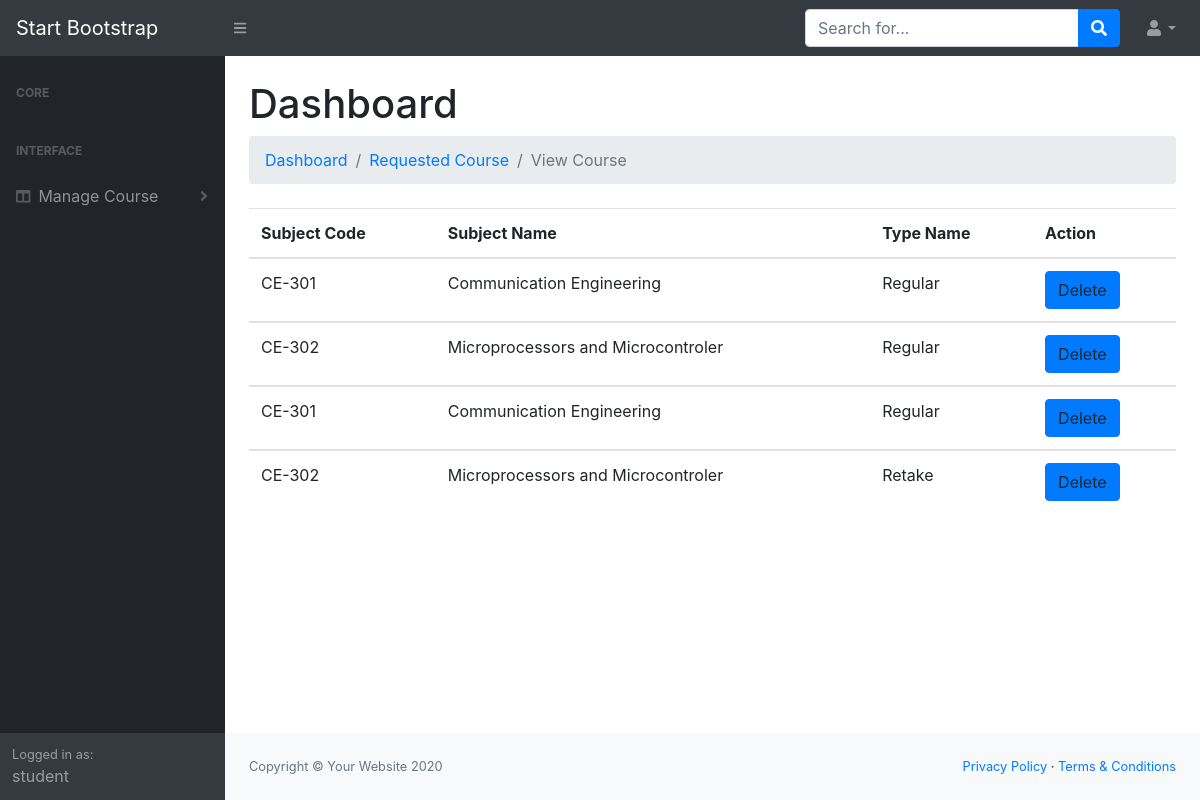
The app's page /viewCourse.php (signed in) with its own data.
### tables this page shows
CREATE TABLE `student` (
  `id` int(11) NOT NULL,
  `name` varchar(255) NOT NULL,
  `email` varchar(255) NOT NULL,
  `student_id` int(11) NOT NULL,
  `password` varchar(255) NOT NULL,
  `role` varchar(255) NOT NULL
);

CREATE TABLE `requested` (
  `id` int(11) NOT NULL,
  `session_id` int(11) NOT NULL,
  `student_id` int(11) NOT NULL,
  `subject_id` int(11) NOT NULL,
  `type` int(11) NOT NULL
);

CREATE TABLE `subject` (
  `id` int(11) NOT NULL,
  `sub_code` varchar(255) NOT NULL,
  `sub_name` varchar(255) NOT NULL,
  `section_id` int(11) NOT NULL
);

CREATE TABLE `type` (
  `id` int(11) NOT NULL,
  `type_name` varchar(255) NOT NULL
);

### viewCourse.php (the view, shortened to what this page needs)
<?php
      include 'connection.php';
?>
<?php include'student_header.php';
       $id=$_SESSION['id'];
?>
    <div id="layoutSidenav_content">
        <main>
            <div class="container-fluid">
                <h1 class="mt-4">Dashboard</h1>
                <ol class="breadcrumb mb-4">
                    <li class="breadcrumb-item"><a href="dashboard_student.php">Dashboard</a></li>
                    <li class="breadcrumb-item "><a href="requestCourse.php">Requested Course</a></li>
                    <li class="breadcrumb-item active"><a>View Course</a></li>
                </ol>
                <div class="row">
                    <div class="col-md-12">
                         <table class="table">
                            <thead>
                               <th>Subject Code</th>
                               <th>Subject Name</th>
                               <th>Type Name</th>
                               <th>Action</th>
                            </thead>
                            <tbody>
                                 <?php
                    $str="SELECT * FROM requested where student_id=$id";
                    $results = mysqli_query($con,$str);
                    while($row = mysqli_fetch_array($results)){
                        $subject_id=$row['subject_id'];
                        $type=$row['type'];
                        $subject="SELECT * FROM subject where id=$subject_id";
                         $results1 = mysqli_query($con,$subject);
                            $row1 = mysqli_fetch_array($results1);
                            $type="SELECT * FROM type where id=$type";
                            $results2 = mysqli_query($con,$type);
                            $row2 = mysqli_fetch_array($results2);
                        ?>
                        <tr>
                            <td><label><?php echo $row1['sub_code']?></label></td>
                        <td><label><?php echo $row1['sub_name']?></label></td>
                       <td><label><?php echo $row2['type_name']?></label></td>
                        <td><a class="btn btn-primary" data-toggle="modal" data-target="#myModal<?php echo $row['id']?>">Delete</a></td>
                        </tr>
                             </tbody>
                    <?php }?>
                </table>
            </div>
        </div>
            </div>
        </main>
 <?php include'student_footer.php'?>

### student_header.php (shortened to what this page needs)
<!DOCTYPE html>
<html lang="en">
    <head>
        <link href="css/styles.css" rel="stylesheet" />
        <link href="https://cdn.datatables.net/1.10.20/css/dataTables.bootstrap4.min.css" rel="stylesheet" />
    </head>
    <body class="sb-nav-fixed">
        <nav class="sb-topnav navbar navbar-expand navbar-dark bg-dark">
            <a class="navbar-brand" href="index.html">Start Bootstrap</a>
            <button class="btn btn-link btn-sm order-1 order-lg-0" id="sidebarToggle" href="#"><i class="fas fa-bars"></i></button>
            <form class="d-none d-md-inline-block form-inline ml-auto mr-0 mr-md-3 my-2 my-md-0">
                <div class="input-group">
                    <input class="form-control" type="text" placeholder="Search for..." aria-label="Search" aria-describedby="basic-addon2" />
                    <div class="input-group-append">
                        <button class="btn btn-primary" type="button"><i class="fas fa-search"></i></button>
                    </div>
                </div>
            </form>
            <ul class="navbar-nav ml-auto ml-md-0">
                <li class="nav-item dropdown">
                    <a class="nav-link dropdown-toggle" id="userDropdown" href="#" role="button" data-toggle="dropdown" aria-haspopup="true" aria-expanded="false"><i class="fas fa-user fa-fw"></i></a>
                </li>
            </ul>
        </nav>
        <div id="layoutSidenav">
            <div id="layoutSidenav_nav">
                <nav class="sb-sidenav accordion sb-sidenav-dark" id="sidenavAccordion">
                    <div class="sb-sidenav-menu">
                        <div class="nav">
                            <div class="sb-sidenav-menu-heading">Core</div>
                            <div class="sb-sidenav-menu-heading">Interface</div>
                            <a class="nav-link collapsed" href="#" data-toggle="collapse" data-target="#collapseSession" aria-expanded="false" aria-controls="collapseSession">
                                <div class="sb-nav-link-icon"><i class="fas fa-columns"></i></div>
                                Manage Course
                                <div class="sb-sidenav-collapse-arrow"><i class="fas fa-angle-down"></i></div>
                            </a>
                        </div>
                    </div>
                    <div class="sb-sidenav-footer">
                        <div class="small">Logged in as:</div>
                        <?php
                        include 'connection.php';
                        $id=$_SESSION['id'];
                        $str= "select * from student WHERE id='$id'";
                        $result= mysqli_query($con, $str);
                        $row=mysqli_fetch_array($result);
                        echo $row['role'] ;
                        ?>
                    </div>
                </nav>
            </div>

### records on screen
student: role "student"
requested: subject.sub_code "CE-301", subject.sub_name "Communication Engineering", type.type_name "Regular"
requested: subject.sub_code "CE-302", subject.sub_name "Microprocessors and Microcontroler", type.type_name "Regular"
requested: subject.sub_code "CE-301", subject.sub_name "Communication Engineering", type.type_name "Regular"
requested: subject.sub_code "CE-302", subject.sub_name "Microprocessors and Microcontroler", type.type_name "Retake"
